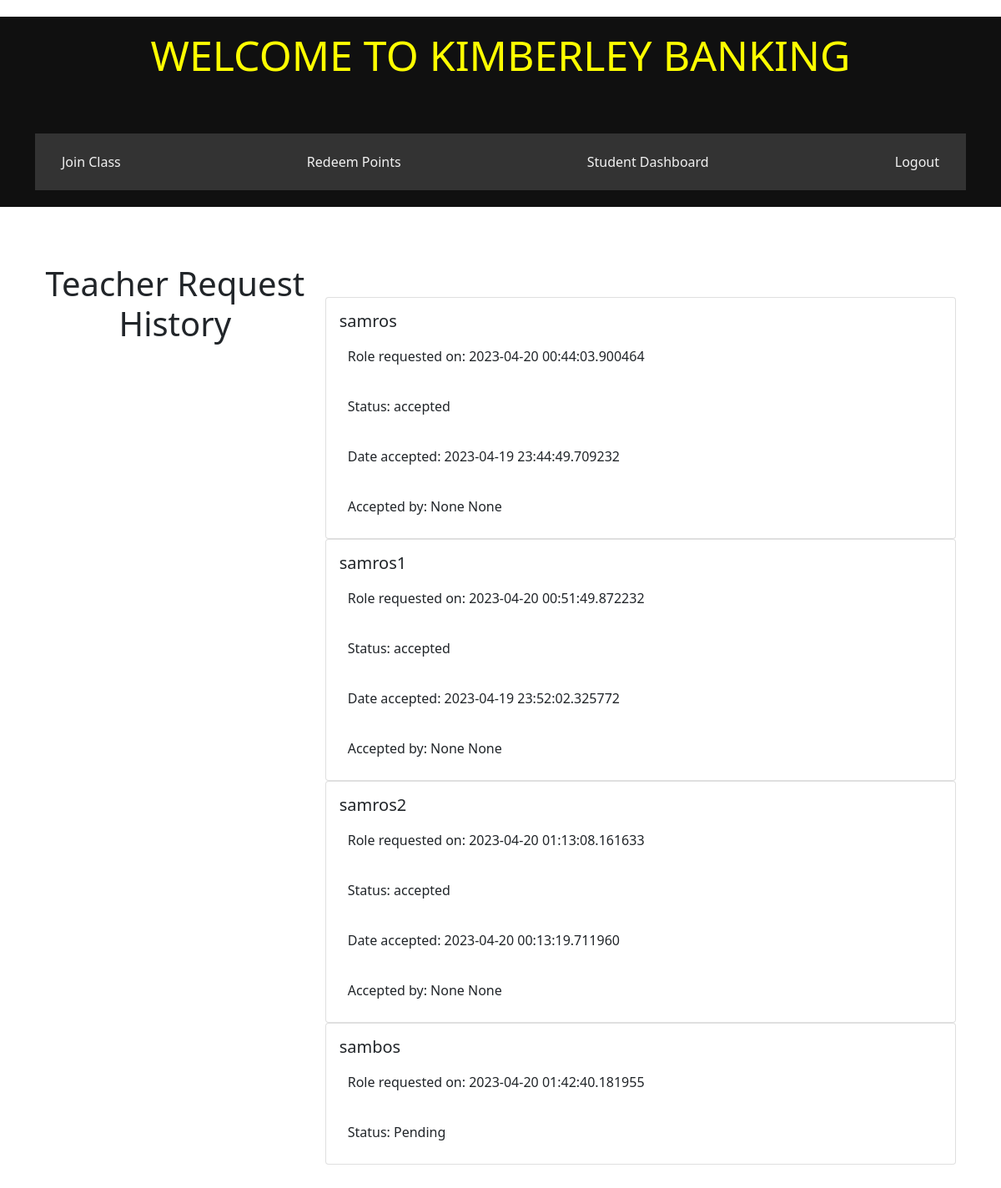
Screenshot of /teacher_requests_history (signed in) with the database file from the repository.
### website/models.py (models this page shows, shortened)
class User(db.Model, UserMixin):
    id = db.Column(db.Integer, primary_key=True)
    email = db.Column(db.String(150), unique=True, index=True)
    password = db.Column(db.String(255))
    first_name = db.Column(db.String(25))
    last_name = db.Column(db.String(25))
    user_name = db.Column(db.String(25))
    role_id = db.Column(db.Integer, db.ForeignKey('role.id'))
    role = db.relationship('Role', backref=db.backref('users', lazy=True))
    role_approved = db.Column(db.Boolean, default=False)
    role_request = db.Column(db.Boolean, default=False)
    role_requested_on = db.Column(db.DateTime)
    account_id = db.Column(db.Integer, db.ForeignKey('account.id'))
    account = db.relationship('Account', backref='owner', lazy=True, uselist=False, foreign_keys=[account_id])
    weekly_point_limit = db.Column(db.Integer, default=100)
    last_award_date = db.Column(db.Date)
    points_awarded_this_week = db.Column(db.Integer, default=0)

class TeacherRequestHistory(db.Model):
    id = db.Column(db.Integer, primary_key=True)
    user_id = db.Column(db.Integer, db.ForeignKey('user.id'), nullable=False)
    user = db.relationship('User', foreign_keys=[user_id], backref=db.backref('teacher_requests_history', lazy=True))
    status = db.Column(db.String(20), nullable=False)
    date_resolved = db.Column(db.DateTime)
    resolved_by_id = db.Column(db.Integer, db.ForeignKey('user.id'))
    resolved_by = db.relationship('User', foreign_keys=[resolved_by_id])

### website/auth.py (the view)
@auth.route('/teacher_requests_history')
@login_required
def view_teacher_requests():
    requests = TeacherRequestHistory.query.join(User, TeacherRequestHistory.user_id == User.id).order_by(User.role_requested_on).all()
    return render_template('teacher_requests_history.html', requests=requests, user=current_user)

### website/templates/teacher_requests_history.html (shortened to what this page needs)
{% extends "base.html" %}
{% block content %}
  <h1>Teacher Request History</h1>
  <div class="container">
    {% set groups = requests | groupby(attribute='user_id') %}
    {% for group in groups %}
      {% set user = group[1][0].user %}
      <div class="card">
        <div class="card-body">
          <h5 class="card-title">{{ user.user_name }}</h5>
          <p class="card-text">Role requested on: {{ user.role_requested_on }}</p>
          {% set latest_request = group[1][-1] %}
          <p class="card-text">Status: {{ latest_request.status }}</p>
          {% if latest_request.status == "accepted" %}
            <p class="card-text">Date accepted: {{ latest_request.date_resolved }}</p>
            <p class="card-text">Accepted by: {{ latest_request.resolved_by.user_name }} {{ latest_request.resolved_by.last_name }}</p>
          {% elif latest_request.status == "rejected" %}
            <p class="card-text">Date rejected: {{ latest_request.date_resolved }}</p>
            <p class="card-text">Rejected by: {{ latest_request.resolved_by.user_name }}</p>
          {% endif %}
        </div>
      </div>
    {% endfor %}
  </div>
{% endblock %}

### website/templates/base.html (shortened to what this page needs)
<!DOCTYPE html>
<html>
<head>
<link rel="stylesheet" href="https://maxcdn.bootstrapcdn.com/font-awesome/4.7.0/css/font-awesome.min.css">
<link rel="stylesheet" type="text/css" href="{{ url_for('static', filename = 'css/style.css') }}" />
<link href="//maxcdn.bootstrapcdn.com/bootstrap/4.1.1/css/bootstrap.min.css" rel="stylesheet" id="bootstrap-css">
<link rel="stylesheet" href="https://maxcdn.bootstrapcdn.com/bootstrap/4.5.2/css/bootstrap.min.css">
<link href="https://cdn.jsdelivr.net/npm/bootstrap@5.1.3/dist/css/bootstrap.min.css" rel="stylesheet">
</head>
<body>
    {% include "includes/header.html" %}
<div class="container my-5">
    <div class="d-flex justify-content-center h-100">
        {% block content %}{% endblock %}
    </div>
</div>
</body>
</html>

### website/templates/includes/header.html
<header style="background-color:#101010 !important;">
        <div class="navbarlogo">
        <div class="navbar-innerlogo">
          <div class="container py-3">
                  <h1 style="color:yellow !important; font-size:50px; ">WELCOME TO KIMBERLEY BANKING</h1>
            </div>
          </div>
        </div>
    <div class="container">
      {% include "includes/nav.html" %}
    </div>
</header>

### website/templates/includes/nav.html (shortened to what this page needs)
<div class="navbar">
  {% if user.is_authenticated and user.role.name == 'admin' %}
  <a class="nav-item nav-link" id="login" href="/admin">Admin Panel</a>
  <a class="nav-item nav-link" id="login" href="/teacher_requests_history">Request history</a>
  <a class="nav-item nav-link" id="logout" href="/logout">Logout</a>
  {% elif user.is_authenticated and user.role.name == 'student' %}
  <a class="nav-item nav-link" id="login" href="{{ url_for('auth.student', student_id=current_user.id) }}">Join Class</a>
  <a class="nav-item nav-link" id="login" href="/student_rewards">Redeem Points</a>
  <a class="nav-item nav-link" id="login" href="/dashboard">Student Dashboard</a>
  <a class="nav-item nav-link" id="logout" href="/logout">Logout</a>
{% else %}
  <a class="nav-item nav-link" id="login" href="/landing">Home</a>
  <a class="nav-item nav-link" id="login" href="/login">Login</a>
  <a class="nav-item nav-link" id="login" href="/sign_up">Sign up</a>
  <a href="#contact">Contact Us</a>
{% endif %}
</div>

### website/static/css/style.css (style rules this page uses)
body { font-family:'Roboto', sans-serif; color: #FFF; line-height:1.2em; font-size:17px; }
a { color:#181A1C; text-decoration: none; }
h1, h2, h3, h4, h5, h6 { font-weight: normal; }
h1 { margin: 10px; }
p { padding: 10px; font-weight: 100; }
.navbar { background-color: #333; position: fixed; top: 0; width: 100%; z-index: 1; }
.navbar a { float: left; display: block; color: #f2f2f2; text-align: center; padding: 14px 16px; text-decoration: none; }
h1 { text-align: center; margin-top: 20px; }
.container { display: block; width: 100%; max-width: 800px; margin: 20px auto; padding: 20px; }

### rows the page displays
User: user_name "samros", role_requested_on "2023-04-20 00:44:03.900464"
TeacherRequestHistory: status "accepted", date_resolved "2023-04-19 23:44:49.709232"
User: resolved_by.user_name "None" "None" "None", resolved_by.last_name "None" "None" "None"
User: user_name "samros1", role_requested_on "2023-04-20 00:51:49.872232"
TeacherRequestHistory: status "accepted", date_resolved "2023-04-19 23:52:02.325772"
User: user_name "samros2", role_requested_on "2023-04-20 01:13:08.161633"
TeacherRequestHistory: status "accepted", date_resolved "2023-04-20 00:13:19.711960"
User: user_name "sambos", role_requested_on "2023-04-20 01:42:40.181955"
TeacherRequestHistory: status "Pending"
